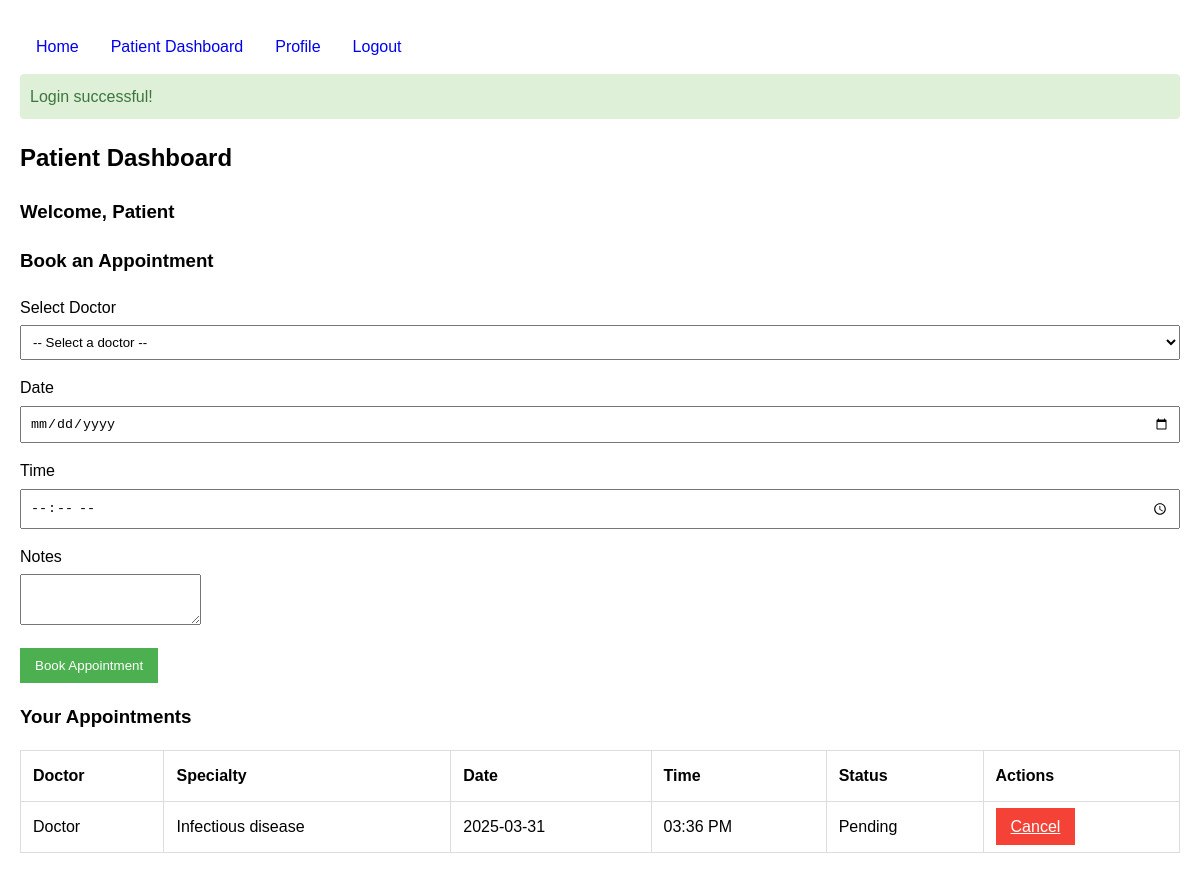
The app's page /patient_dashboard.php (signed in) with its own data.
### tables this page shows
CREATE TABLE `appointments` (
  `appointment_id` int NOT NULL AUTO_INCREMENT,
  `patient_id` int NOT NULL,
  `doctor_id` int NOT NULL,
  `appointment_date` date NOT NULL,
  `appointment_time` time NOT NULL,
  `status` enum('pending','confirmed','canceled') DEFAULT 'pending',
  `notes` text,
  `created_at` timestamp NULL DEFAULT CURRENT_TIMESTAMP,
  PRIMARY KEY (`appointment_id`),
  KEY `patient_id` (`patient_id`),
  KEY `doctor_id` (`doctor_id`),
  CONSTRAINT `appointments_ibfk_1` FOREIGN KEY (`patient_id`) REFERENCES `users` (`user_id`) ON DELETE CASCADE,
  CONSTRAINT `appointments_ibfk_2` FOREIGN KEY (`doctor_id`) REFERENCES `users` (`user_id`) ON DELETE CASCADE
);

CREATE TABLE `users` (
  `user_id` int NOT NULL AUTO_INCREMENT,
  `full_name` varchar(100) NOT NULL,
  `email` varchar(100) NOT NULL,
  `password` varchar(255) NOT NULL,
  `role` enum('patient','doctor') NOT NULL,
  `specialty` varchar(100) DEFAULT NULL,
  `phone` varchar(20) DEFAULT NULL,
  `created_at` timestamp NULL DEFAULT CURRENT_TIMESTAMP,
  PRIMARY KEY (`user_id`),
  UNIQUE KEY `email` (`email`)
);

### patient_dashboard.php (the view, shortened to what this page needs)
<?php
include 'db_config.php';
include 'header.php';
$patient_id = $_SESSION['user_id'];
$appointments_query = "SELECT a.*, u.full_name, u.specialty
                      FROM appointments a
                      JOIN users u ON a.doctor_id = u.user_id
                      WHERE a.patient_id = ?
                      ORDER BY a.appointment_date, a.appointment_time";
$stmt = $conn->prepare($appointments_query);
$stmt->bind_param("i", $patient_id);
$stmt->execute();
$appointments_result = $stmt->get_result();
?>
<h2>Patient Dashboard</h2>
<h3>Welcome, <?= $_SESSION['full_name'] ?></h3>
<div>
    <h3>Book an Appointment</h3>
    <form method="post" action="">
        <div class="form-group">
            <label for="doctor_id">Select Doctor</label>
            <select id="doctor_id" name="doctor_id" required>
                <option value="">-- Select a doctor --</option>
            </select>
        </div>
        <div class="form-group">
            <label for="appointment_date">Date</label>
            <input type="date" id="appointment_date" name="appointment_date" required min="<?= date('Y-m-d') ?>">
        </div>
        <div class="form-group">
            <label for="appointment_time">Time</label>
            <input type="time" id="appointment_time" name="appointment_time" required>
        </div>
        <div class="form-group">
            <label for="notes">Notes</label>
            <textarea id="notes" name="notes" rows="3"></textarea>
        </div>
        <button type="submit" name="book_appointment" class="btn">Book Appointment</button>
    </form>
</div>
<div>
    <h3>Your Appointments</h3>
    <table>
        <thead>
        <tr>
            <th>Doctor</th>
            <th>Specialty</th>
            <th>Date</th>
            <th>Time</th>
            <th>Status</th>
            <th>Actions</th>
        </tr>
        </thead>
        <tbody>
        <?php if ($appointments_result->num_rows > 0): ?>
            <?php while ($appointment = $appointments_result->fetch_assoc()): ?>
                <tr>
                    <td><?= $appointment['full_name'] ?></td>
                    <td><?= $appointment['specialty'] ?></td>
                    <td><?= $appointment['appointment_date'] ?></td>
                    <td><?= date('h:i A', strtotime($appointment['appointment_time'])) ?></td>
                    <td><?= ucfirst($appointment['status']) ?></td>
                    <td>
                        <?php if ($appointment['status'] == 'pending' || $appointment['status'] == 'confirmed'): ?>
                            <a href="patient_dashboard.php?cancel_appointment=<?= $appointment['appointment_id'] ?>"
                               onclick="return confirm('Are you sure you want to cancel this appointment?')"
                               class="btn btn-danger">Cancel</a>
                        <?php endif; ?>
                    </td>
                </tr>
            <?php endwhile; ?>
        <?php else: ?>
            <tr>
                <td colspan="6">No appointments found.</td>
            </tr>
        <?php endif; ?>
        </tbody>
    </table>
</div>

### header.php (style rules this page uses)
body { font-family: Arial, sans-serif; margin: 0; padding: 20px; line-height: 1.6; }
.form-group { margin-bottom: 15px; }
.form-group label { display: block; margin-bottom: 5px; }
.form-group input, .form-group select { width: 100%; padding: 8px; box-sizing: border-box; }
.btn { padding: 10px 15px; background-color: #4CAF50; color: white; border: none; cursor: pointer; }
.btn-danger { background-color: #f44336; }
table { width: 100%; border-collapse: collapse; }
table, th, td { border: 1px solid #ddd; }
th, td { padding: 12px; text-align: left; }

### records on screen
appointments: doctor.full_name "Doctor", doctor.specialty "Infectious disease", appointment_date "2025-03-31", appointment_time "03:36 PM", status "Pending"

### other values on screen
$_SESSION['message'] "Login successful!"
$_SESSION['full_name'] "Patient"
